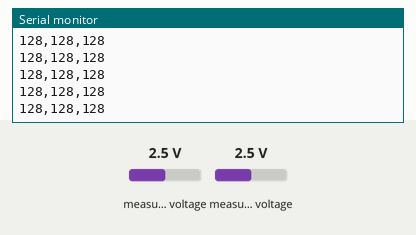
The sketch below on a simulated Arduino Uno, built with avr-gcc and run on an emulated ATmega328P. Shown: the last lines printed to the serial monitor. Wiring (inferred from the names in the program): PCF8591 converter at I2C address 0x48. The test bench sets the inputs (shaded band); at power-on: measured voltage 2.5 V.

Above: at 1.2 s.
1.3 s: measured voltage (sensor 201) set to 1.2 V
At 2.4 s:
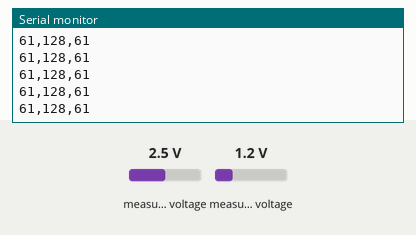
4.3 s: measured voltage (sensor 200) set to 0.1 V
At 5.4 s:
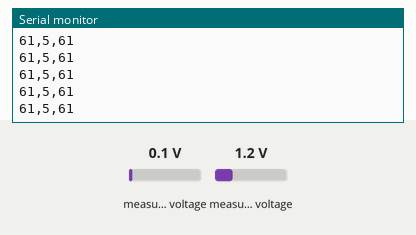
7.3 s: measured voltage (sensor 200) set to 1.2 V
At 8.0 s:
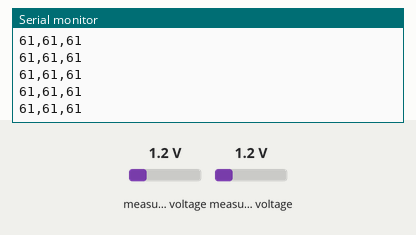
Timing chart, 0 to 8.8 s (numbered marks = the images above; inputs shaded):
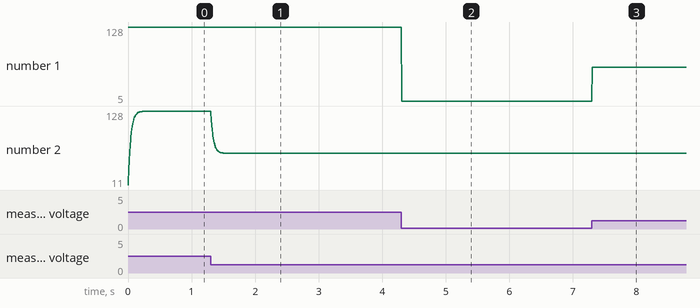

Measured:
- after the input at 1.3 s, the serial monitor: prints a new line at once (image 1)
- after the input at 4.3 s, the serial monitor: prints a new line at once (image 2)
- after the input at 7.3 s, the serial monitor: prints a new line at once (image 3)
- plotted number 1: 128 → 5 after the input at 4.3 s
- plotted number 2: 128 → 61 after the input at 1.3 s

The sketch:

PCF8591_DSP_Lesson_IIR.ino
```cpp
#include "Wire.h"

#define PCF8591 (0x90 >> 1) // I2C bus address

#define ADC0  0x00
#define ADC1  0x01
#define ADC2  0x02
#define ADC3  0x03
#define DAC0  0x40

byte gValue0, gValue1, gValue2, gValue3;

// --- One-pole IIR state ---
// y[n] = y[n−1] + α(x[n] − y[n−1])
static float y_state = 0.0f;

// User settings
const float Fs_target = 1000.0f;   // ~1 kHz (matches delay below)
const float FC_MIN    = 1.0f;      // Hz (floor cutoff)
const float FC_MAX    = 200.0f;    // Hz (ceiling cutoff)

// Map pot [0..255] to cutoff in Hz (log sweep for nicer feel)
static inline float potToFc(byte pot)
{
  float t = pot / 255.0f;
  // Logarithmic mapping:
  float ratio = FC_MAX / FC_MIN;         // e.g., 200x
  return FC_MIN * powf(ratio, t);        // FC_MIN .. FC_MAX
  // If you want linear instead: return FC_MIN + t*(FC_MAX-FC_MIN);
}

// 1st order LPF (compute alpha from fc each sample)
static inline uint8_t IIR_LPF_1order(uint8_t x_u8, float fc, float Fs)
{
  // convert to float
  float x = (float)x_u8;

  // compute alpha = 1 - exp(-2*pi*fc/Fs)
  float alpha = 1.0f - expf(-2.0f * PI * fc / Fs);

  // update filter state
  y_state += alpha * (x - y_state);

  // clamp back to 0..255 and return
  if (y_state < 0.0f)   y_state = 0.0f;
  if (y_state > 255.0f) y_state = 255.0f;
  return (uint8_t)(y_state + 0.5f);
}

void setup()
{
  // I2C Config
  Wire.begin();
  Wire.setClock(100000);      // 100 kHz (Standard-mode, default)

  // Serial Config
  Serial.begin(115200);

  // Initialize IIR
  y_state = 0.0f;
}

void loop()
{
  // ADC
  // *****************************

  // ---- Read ADC0 (pot) ----
  Wire.beginTransmission(PCF8591); // wake up PCF8591
  Wire.write(DAC0 | ADC0); // control byte - read ADC0 and keep DAC on
  Wire.endTransmission(); // end tranmission

  Wire.requestFrom(PCF8591, 2);
  (void)Wire.read();  // dummy value
  gValue1 = Wire.read();  // actual conversion

  // ---- Read ADC1 (pot) ----
  Wire.beginTransmission(PCF8591);
  Wire.write(DAC0 | ADC1);
  Wire.endTransmission();
  Wire.requestFrom(PCF8591, 2);
  (void)Wire.read();                 // dummy
  gValue0 = Wire.read();             // pot value 0..255

  // *****************************

  // FILTER
  // *****************************
  // Map pot to cutoff and filter
  float fc = potToFc(gValue1);
  uint8_t y = IIR_LPF_1order(gValue0, fc, Fs_target);
  // *****************************

  // DAC
  // *****************************
  Wire.beginTransmission(PCF8591); // wake up PCF8591
  Wire.write(DAC0); // control byte - turn on DAC (binary 01000000),analog OUTPUT
  Wire.write(y); // value to send to DAC
  Wire.endTransmission(); // end tranmission
  // *****************************

  // Sampling Rate
  delay(1);

  // Plot data on the computer
  Serial.print(gValue0);
  Serial.print(',');
  Serial.print((int)gValue1);
  Serial.print(',');
  Serial.println((int)y);
}
```
